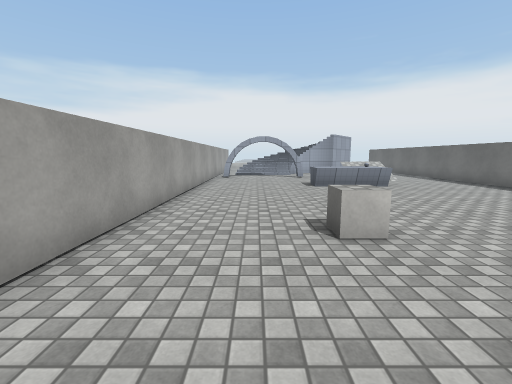
View 1 (above)

17 first-person views from a walk through a scene from a Unity 3-D project. The camera is 1.4 m above the floor, tilts 8° down and sees 90° across. The floor is counted in squares, 1.2 m on a side. Each view is taken from the middle of a square. On the plan, view 1 faces up. The plan holds only what a view shows up to about 12 squares ahead; the rest is blank. The place goes on beyond the plan. The player character is not drawn. Some surface patterns are stand-ins.

View 2
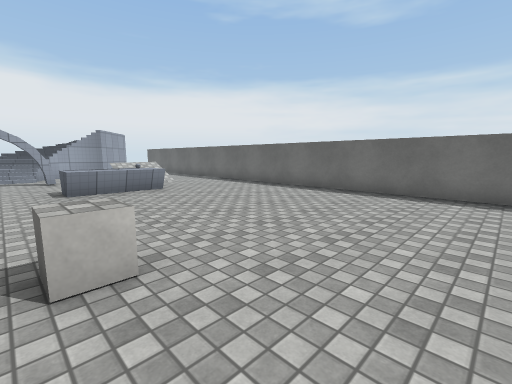

View 3
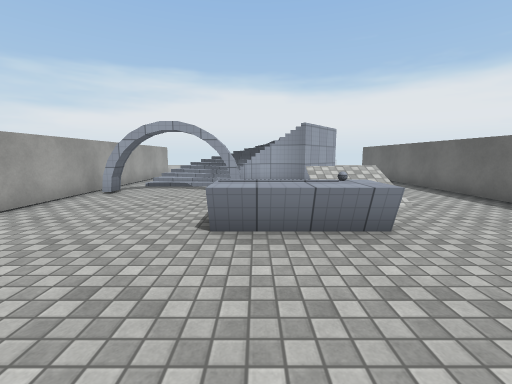

View 4
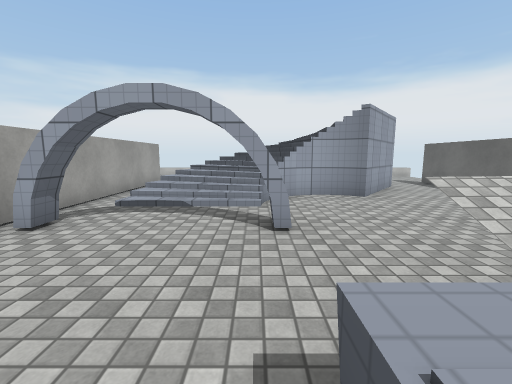

View 5
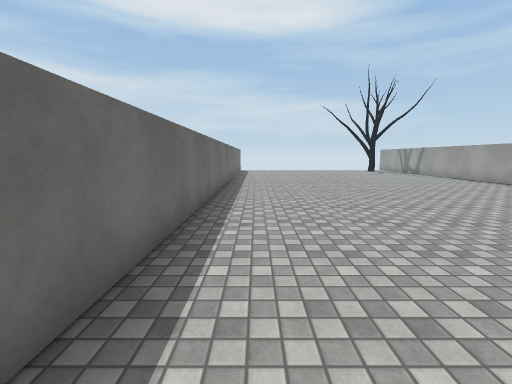

View 6
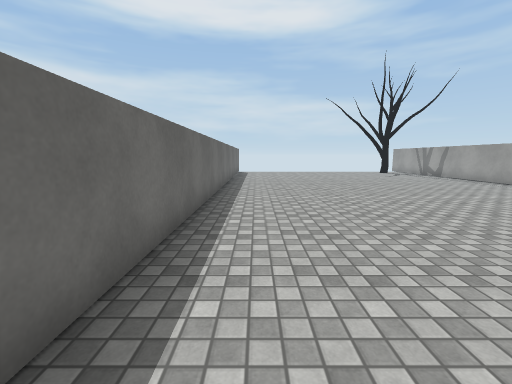

View 7
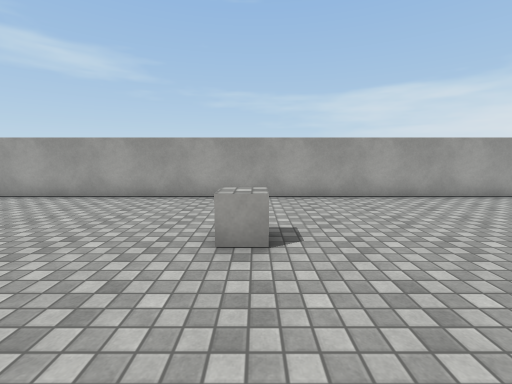

View 8
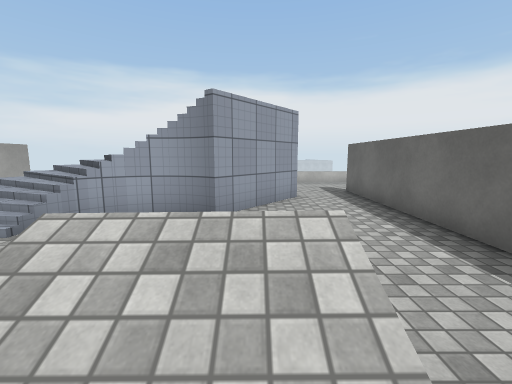

View 9
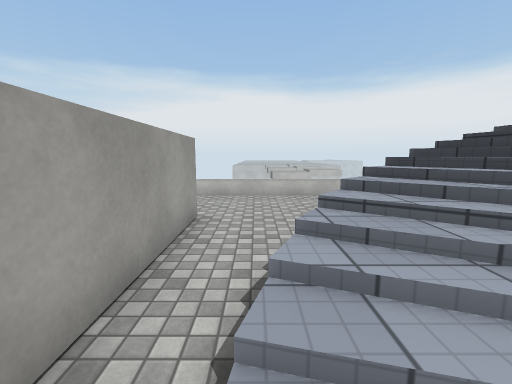

View 10
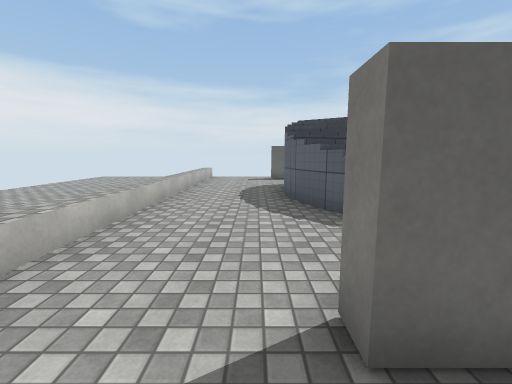

View 11
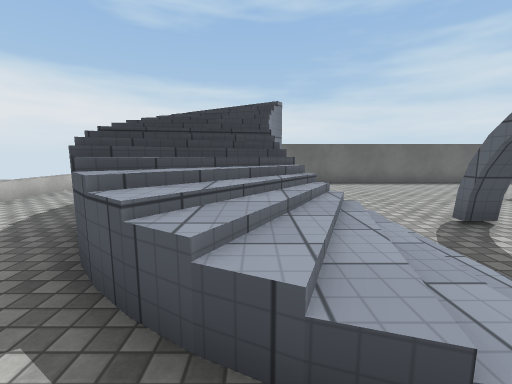

View 12
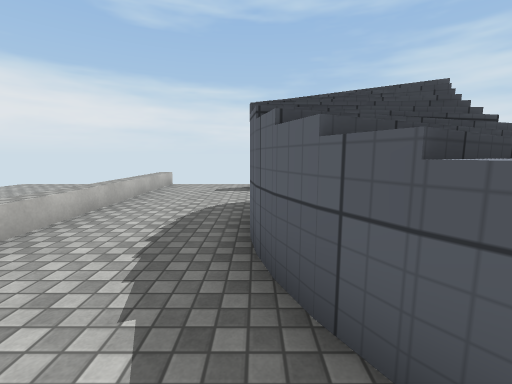

View 13
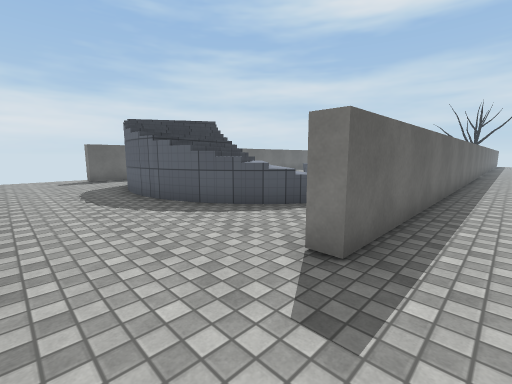

View 14
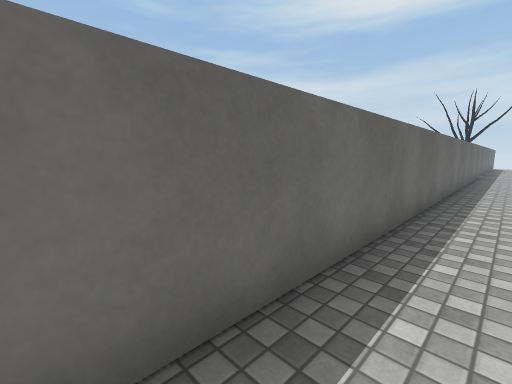

View 15
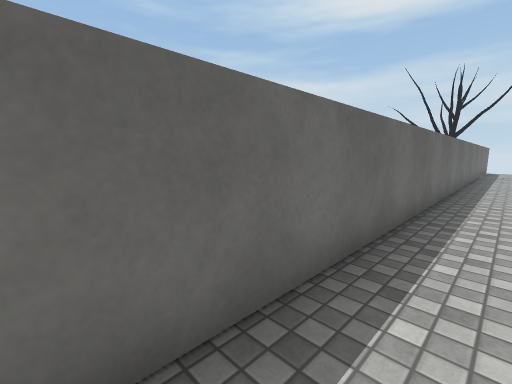

View 16
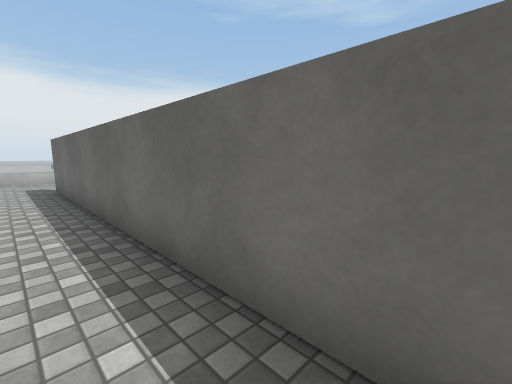

View 17
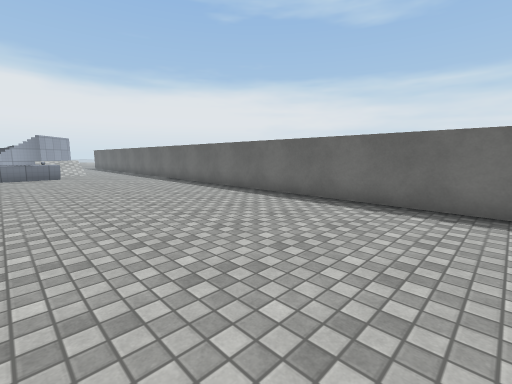

### Floor plan
Key: @ floor where view 1 was taken; # wall or solid block; . floor; / step, stairs or slope; = window, fence, low wall or low ledge; ^ raised ledge; C cube.
Columns run from 4 left of view 1 to 10 right of it. Each row starts with its distance up from view 1.
 25 ^^^^^^^^^^^^^^^
 24 ...............
 23 ...............
 22 ...............
 21 .#..../////...#
 20 .#...#/////#..#
 19 .#..///////...#
 18 .#.=//////#...#
 17 .#./////......#
 16 .#.////.......#
 15 .#............#
 14 .#.#..#..//...#
 13 .#.......//...#
 12 .#.......//...#
 11 .#.....^^^....#
 10 .#.....^^^....#
  9 .#............#
  8 .#............#
  7 .#............#
  6 .#............#
  5 .#............#
  4 .#...C........#
  3 .#............#
  2 .#............#
  1 .#............#
  0 .#..@.........#
 -1 .#............#
 -2 .#............#
 -3 .#............#
 -4 .#............#
 -5 .#............#
 -6 .#............#

Where each view was taken, in squares from view 1:
view 1: 0 up, 0 right, facing up
view 2: 1 up, 1 right, facing up-right
view 3: 6 up, 3 right, facing up
view 4: 10 up, 2 right, facing up
view 5: 7 up, 8 right, facing down
view 6: 5 up, 8 right, facing down
view 7: 4 up, 5 right, facing left
view 8: 12 up, 6 right, facing up
view 9: 16 up, 1 left, facing up
view 10: 22 up, 4 left, facing right
view 11: 18 up, 2 left, facing right
view 12: 21 up, 0 right, facing right
view 13: 24 up, 4 left, facing down-right
view 14: 17 up, 4 left, facing down-right
view 15: 9 up, 4 left, facing down-right
view 16: 11 up, 4 left, facing up-right
view 17: 6 down, 3 right, facing up-right
